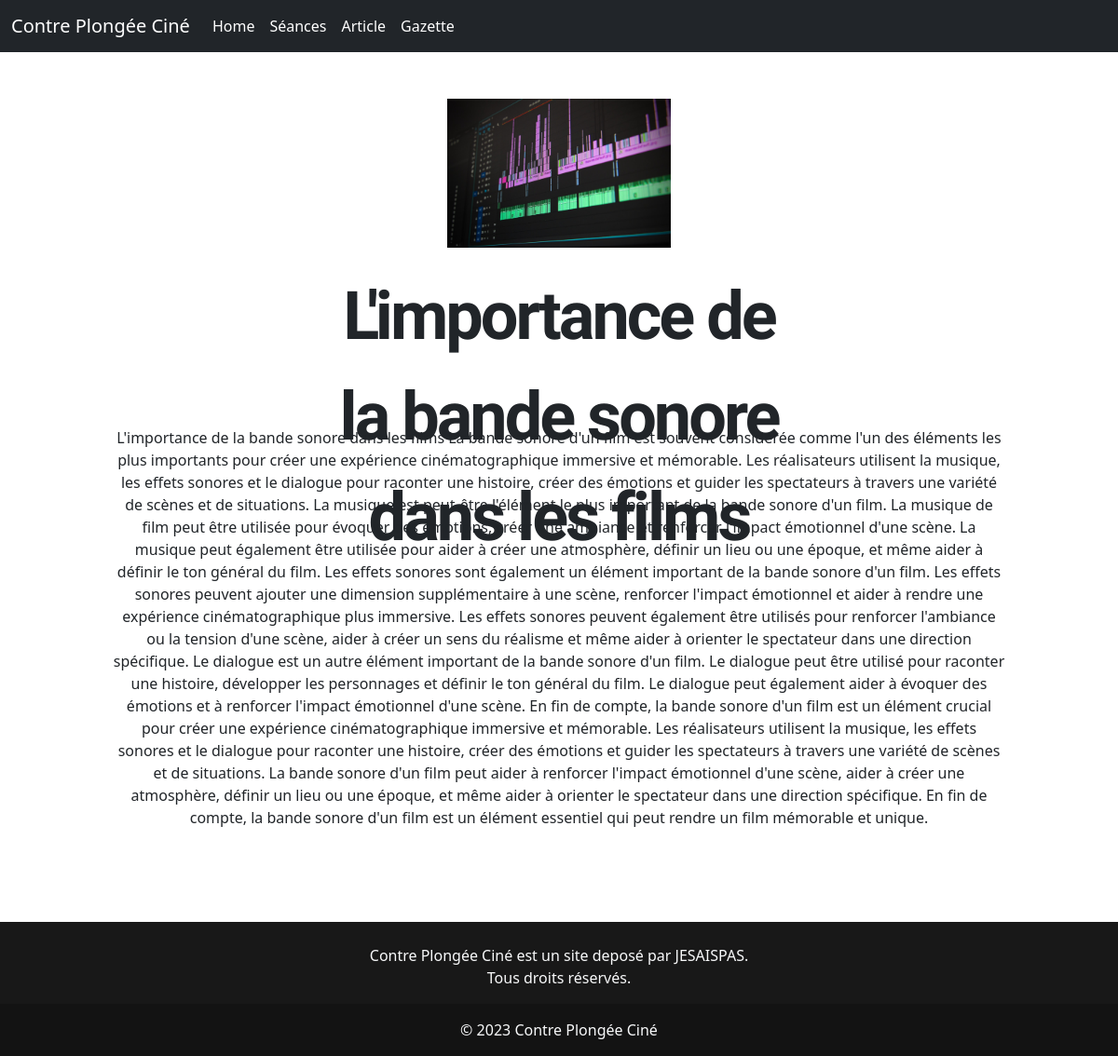
The app's page /articleIndiv.php?article=16 with its own data.
### tables this page shows
CREATE TABLE IF NOT EXISTS `article` (
  `ida` int(11) NOT NULL AUTO_INCREMENT,
  `titre` varchar(255) DEFAULT NULL,
  `photo` varchar(255) DEFAULT NULL,
  `datepost` datetime NOT NULL,
  `description` varchar(20000) DEFAULT NULL,
  PRIMARY KEY (`ida`)
);

### articleIndiv.php (the view, shortened to what this page needs)
<?php
include "fonction.php";
$pdo = connexion();
$ida = $_GET["article"];
$res = $pdo->prepare("SELECT * FROM article WHERE ida=?");
$res->execute([$ida]);
$article = $res->fetch();
?>
<!DOCTYPE html>
<html lang="en">
<head>
    <link href="https://cdn.jsdelivr.net/npm/bootstrap@5.3.0-alpha1/dist/css/bootstrap.min.css" rel="stylesheet">
    <link rel="stylesheet" href="style.css">
</head>
<body>
    <div class="bigPictureArticle">
        <img src="<?php echo $article["photo"]?>" style="width: 100%">
    </div>
    <div class="titre" style="margin-top:20px;">
        <?php echo $article["titre"]?>
    </div>
    <div class="textArticle">
        <?php echo $article["description"]?>
    </div>
</body>
</html>

### style.css (style rules this page uses)
img { max-width: 100%; max-height: 100%; display: block; }
.titre { margin-left: 30%; margin-top: 2%; margin-bottom: 6%; width: 40%; height: 100px; font-family: 'Sofia Sans Extra Condensed', sans-serif; font-size: 80px; font-size: 6vw; font-weight: bold; letter-spacing: -3px; text-align: center; }
.bigPictureArticle { width: 20%; margin-left: 40%; margin-top: 50px; }
.textArticle { width: 80%; margin-left: 10%; margin-bottom: 100px; text-align: center; }

### records on screen
article: photo (picture), titre "L'importance de la bande sonore dans les films", description "L'importance de la bande sonore dans les films La bande sonore d'un film est souvent considérée comme l'un des éléments les plus importants pour créer une expérience cinématographique immersive et mémorable. Les réalisateurs utilisent la musique, les effets sonores et le dialogue pour raconter une histoire, créer des émotions et guider les spectateurs à travers une variété de scènes et de situations. La musique est peut-être l'élément le plus important de la bande sonore d'un film. La musique de film peut être utilisée pour évoquer des émotions, créer une ambiance et renforcer l'impact émotionnel d'une scène. La musique peut également être utilisée pour aider à créer une atmosphère, définir…"
